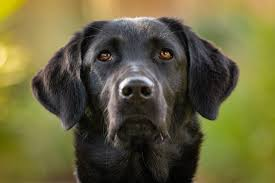
#> input picture Task 4/dog_1.jpg, 275 x 183 px
$ jupyter execute Image_to_sketch.ipynb
#> lines starting #> are read from the running program, lines starting #| are printed output that depends on the picture
# Image to pencil sketch with python

We need to read the image in RBG format and then convert it to a grayscale image. This will turn an image into a classic black and white photo. Then the next thing to do is invert the grayscale image also called negative image, this will be our inverted grayscale image. Inversion can be used to enhance details. Then we can finally create the pencil sketch by mixing the grayscale image with the inverted blurry image. This can be done by dividing the grayscale image by the inverted blurry image. Since images are just arrays, we can easily do this programmatically using the divide function from the cv2 library in Python.

### Name - Siddharth Agarwal

## Task 4

[cell 1]
import cv2
from google.colab.patches import cv2_imshow
import matplotlib.pyplot as plt

[cell 2]
pic = cv2.imread("dog_1.jpg")
#> pic is the input picture: shape (183, 275, 3); mean B, G, R 60.4, 99.7, 104.1
cv2_imshow(pic)

[cell 3]
# converting image into gray_scale
gray_scaled_pic = cv2.cvtColor(pic, cv2.COLOR_BGR2GRAY)
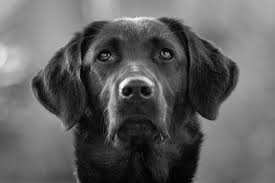
#> gray_scaled_pic: shape (183, 275); min 0, max 254, mean 96.6
cv2_imshow(gray_scaled_pic)

[cell 4]
# Now Inversion will be used to add details.
inverted_pic = cv2.bitwise_not(gray_scaled_pic)
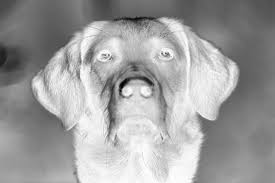
#> inverted_pic: shape (183, 275); min 1, max 255, mean 158.4
cv2_imshow(inverted_pic)

[cell 5]
# Blurring the image
pic_smoothing = cv2.GaussianBlur(inverted_pic, (21, 21), sigmaX=0, sigmaY=0)
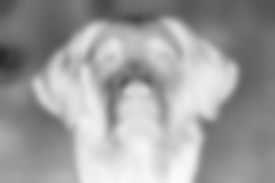
#> pic_smoothing: shape (183, 275); min 39, max 251, mean 158.4
cv2_imshow(pic_smoothing)

[cell 6]
# function to convert it to sketch.
def pencil_sketch(x, y):
  return cv2.divide(x, 255 - y, scale=256)
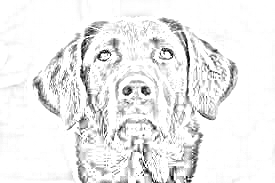
#> returned value: shape (183, 275); min 0, max 255, mean 237
